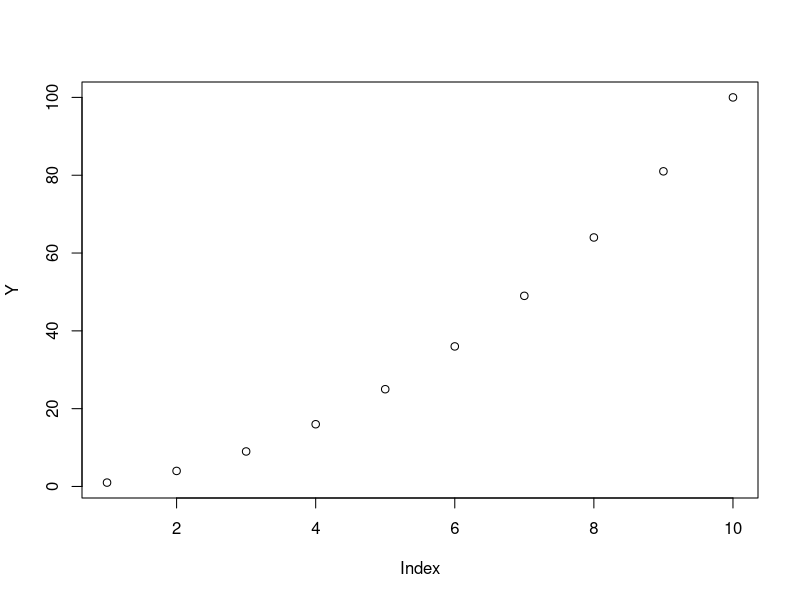
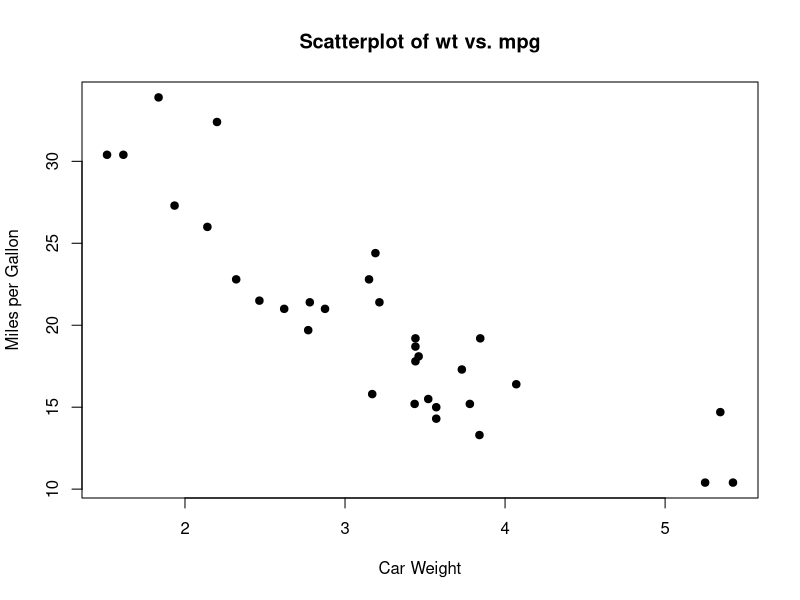
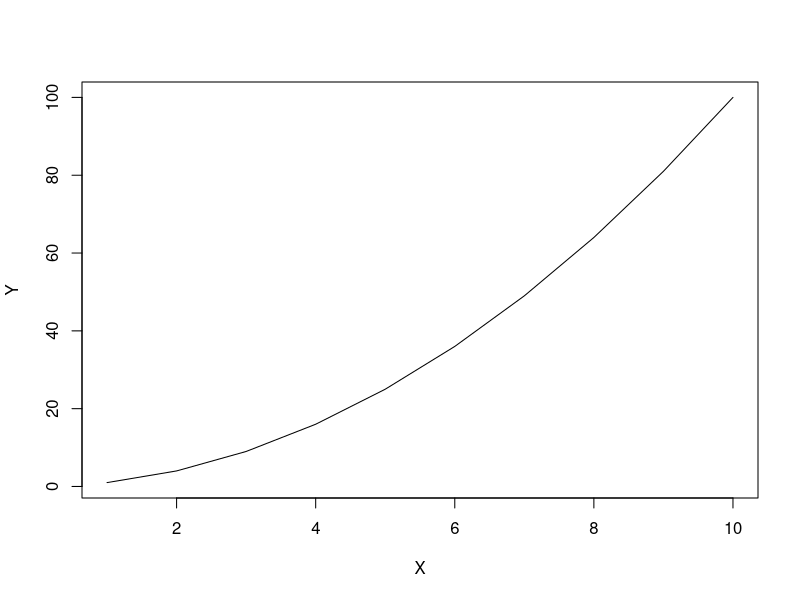
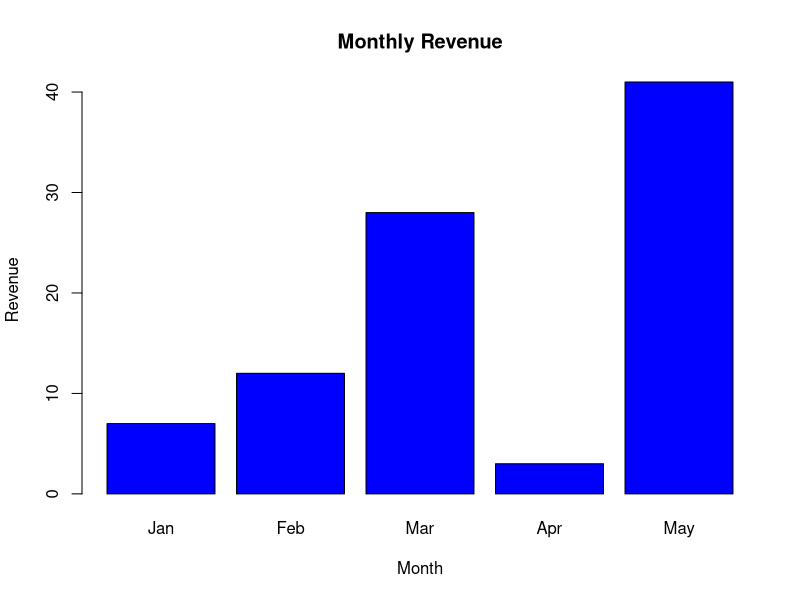
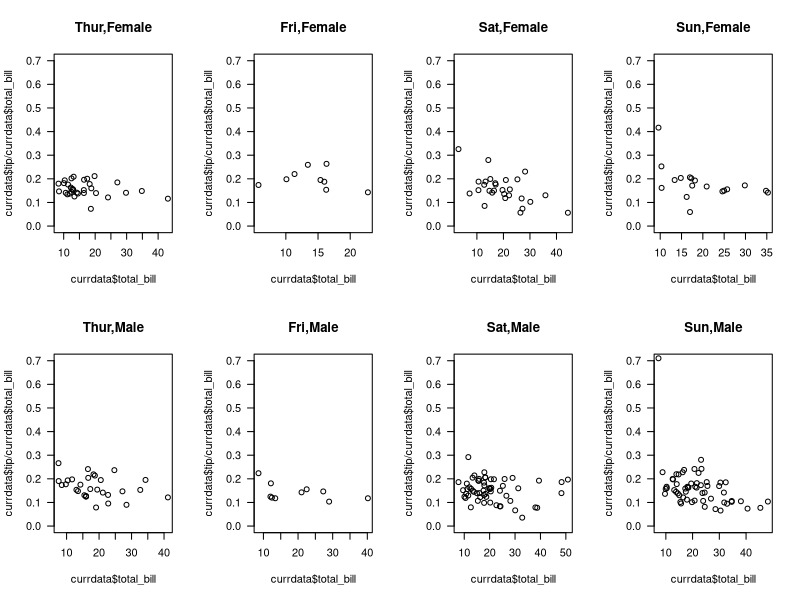

Reproduce these figures in R, in order.
# ? Scatter Plot
# using plot() function
X <- 1:10
Y <- X^2
plot(Y)

# Dataset "mtcars" : 1974 Motor Trend US magazine
# 32 observations on 11 variables
plot(mtcars$wt, mtcars$mpg,
    main = "Scatterplot of wt vs. mpg",
    xlab = "Car Weight", ylab = "Miles per Gallon",
    pch = 19 # pch = 19 : solid circle
)

# ? Line Plot
X <- 1:10
Y <- X^2
plot(X, Y, type = "l")

# ? Bar Plot
H <- c(7, 12, 28, 3, 41)
M <- c("Jan", "Feb", "Mar", "Apr", "May")
barplot(H,
    names.arg = M,
    xlab = "Month", ylab = "Revenue",
    col = "blue",
    main = "Monthly Revenue"
)

# Load the 'tips' dataset
library(reshape2)
data("tips")

# ? Multiple Plots in a Single Figure
par(mfrow = c(2, 4)) # 2 rows, 4 columns
days <- c("Thur", "Fri", "Sat", "Sun")
sexes <- unique(tips$sex)

for (i in 1:length(sexes)) {
    for (j in 1:length(days)) {
        currdata <- tips[tips$day == days[j] & tips$sex == sexes[i], ]
        plot(currdata$total_bill, currdata$tip / currdata$total_bill,
            main = paste(days[j], sexes[i], sep = ","), ylim = c(0, 0.7), las = 1
        )
    }
}
